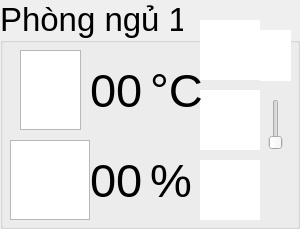
            <widget class="QGroupBox" name="groupBox_4">
             <property name="font">
              <font>
               <pointsize>25</pointsize>
              </font>
             </property>
             <property name="styleSheet">
              <string notr="true">QGroupBox#groupBox_4 { border: 3px solid black; }</string>
             </property>
             <property name="title">
              <string>Phòng ngủ 1</string>
             </property>
             <widget class="QGraphicsView" name="graphicsView_50">
              <property name="geometry">
               <rect>
                <x>20</x>
                <y>50</y>
                <width>61</width>
                <height>80</height>
               </rect>
              </property>
              <property name="styleSheet">
               <string notr="true">border-image: url(:/background/icon/humidity.png);</string>
              </property>
             </widget>
             <widget class="QGraphicsView" name="graphicsView_51">
              <property name="geometry">
               <rect>
                <x>10</x>
                <y>140</y>
                <width>80</width>
                <height>80</height>
               </rect>
              </property>
              <property name="styleSheet">
               <string notr="true">border-image: url(:/background/icon/thermometer.png);</string>
              </property>
             </widget>
             <widget class="QLabel" name="lb_nd_pn1">
              <property name="geometry">
               <rect>
                <x>90</x>
                <y>140</y>
                <width>111</width>
                <height>80</height>
               </rect>
              </property>
              <property name="font">
               <font>
                <pointsize>35</pointsize>
               </font>
              </property>
              <property name="text">
               <string>00</string>
              </property>
             </widget>
             <widget class="QLabel" name="lb_da_pn1">
              <property name="geometry">
               <rect>
                <x>90</x>
                <y>50</y>
                <width>111</width>
                <height>80</height>
               </rect>
              </property>
              <property name="font">
               <font>
                <pointsize>35</pointsize>
               </font>
              </property>
              <property name="text">
               <string>00</string>
              </property>
             </widget>
             <widget class="QSlider" name="sl_ss_pn1">
              <property name="geometry">
               <rect>
                <x>260</x>
                <y>99</y>
                <width>31</width>
                <height>51</height>
               </rect>
              </property>
              <property name="maximum">
               <number>3</number>
              </property>
              <property name="orientation">
               <enum>Qt::Vertical</enum>
              </property>
             </widget>
             <widget class="QPushButton" name="sw_d_pn1">
              <property name="geometry">
               <rect>
                <x>260</x>
                <y>30</y>
                <width>31</width>
                <height>51</height>
               </rect>
              </property>
              <property name="styleSheet">
               <string notr="true">background-color: rgb(255, 255, 255);
border:transparent;</string>
              </property>
              <property name="text">
               <string/>
              </property>
              <property name="icon">
               <iconset resource="rc.qrc">
                <normaloff>:/background/icon/sw_off.png</normaloff>:/background/icon/sw_off.png</iconset>
              </property>
              <property name="iconSize">
               <size>
                <width>31</width>
                <height>51</height>
               </size>
              </property>
              <property name="shortcut">
               <string>4</string>
              </property>
             </widget>
             <widget class="QPushButton" name="bu_ss_pn1">
              <property name="geometry">
               <rect>
                <x>220</x>
                <y>100</y>
                <width>20</width>
                <height>16</height>
               </rect>
              </property>
              <property name="text">
               <string/>
              </property>
              <property name="shortcut">
               <string>2</string>
              </property>
             </widget>
             <widget class="QPushButton" name="bd_ss_pn1">
              <property name="geometry">
               <rect>
                <x>220</x>
                <y>120</y>
                <width>20</width>
                <height>16</height>
               </rect>
              </property>
              <property name="text">
               <string/>
              </property>
              <property name="shortcut">
               <string>1</string>
              </property>
             </widget>
             <widget class="QLabel" name="img_d_pn1">
              <property name="geometry">
               <rect>
                <x>200</x>
                <y>20</y>
                <width>60</width>
                <height>60</height>
               </rect>
              </property>
              <property name="styleSheet">
               <string notr="true">background-color: rgb(255, 255, 255);</string>
              </property>
              <property name="text">
               <string/>
              </property>
              <property name="pixmap">
               <pixmap resource="rc.qrc">:/background/icon/lamp_off.png</pixmap>
              </property>
              <property name="scaledContents">
               <bool>true</bool>
              </property>
             </widget>
             <widget class="QLabel" name="img_ss_pn1">
              <property name="geometry">
               <rect>
                <x>200</x>
                <y>90</y>
                <width>60</width>
                <height>60</height>
               </rect>
              </property>
              <property name="styleSheet">
               <string notr="true">background-color: rgb(255, 255, 255);</string>
              </property>
              <property name="text">
               <string/>
              </property>
              <property name="pixmap">
               <pixmap resource="rc.qrc">:/background/icon/lamp_off.png</pixmap>
              </property>
              <property name="scaledContents">
               <bool>true</bool>
              </property>
             </widget>
             <widget class="QLabel" name="img_c_pn1">
              <property name="enabled">
               <bool>false</bool>
              </property>
              <property name="geometry">
               <rect>
                <x>200</x>
                <y>160</y>
                <width>60</width>
                <height>60</height>
               </rect>
              </property>
              <property name="styleSheet">
               <string notr="true">background-color: rgb(255, 255, 255);</string>
              </property>
              <property name="text">
               <string/>
              </property>
              <property name="pixmap">
               <pixmap resource="rc.qrc">:/background/icon/door.png</pixmap>
              </property>
              <property name="scaledContents">
               <bool>true</bool>
              </property>
             </widget>
             <widget class="QLabel" name="label_9">
              <property name="geometry">
               <rect>
                <x>150</x>
                <y>150</y>
                <width>91</width>
                <height>61</height>
               </rect>
              </property>
              <property name="font">
               <font>
                <pointsize>35</pointsize>
               </font>
              </property>
              <property name="text">
               <string>%</string>
              </property>
             </widget>
             <widget class="QLabel" name="label_10">
              <property name="geometry">
               <rect>
                <x>150</x>
                <y>60</y>
                <width>101</width>
                <height>61</height>
               </rect>
              </property>
              <property name="font">
               <font>
                <pointsize>35</pointsize>
               </font>
              </property>
              <property name="text">
               <string>°C</string>
              </property>
             </widget>
             <zorder>graphicsView_50</zorder>
             <zorder>graphicsView_51</zorder>
             <zorder>lb_nd_pn1</zorder>
             <zorder>lb_da_pn1</zorder>
             <zorder>sl_ss_pn1</zorder>
             <zorder>sw_d_pn1</zorder>
             <zorder>bu_ss_pn1</zorder>
             <zorder>bd_ss_pn1</zorder>
             <zorder>img_d_pn1</zorder>
             <zorder>img_ss_pn1</zorder>
             <zorder>img_c_pn1</zorder>
             <zorder>label_10</zorder>
             <zorder>label_9</zorder>
            </widget>
